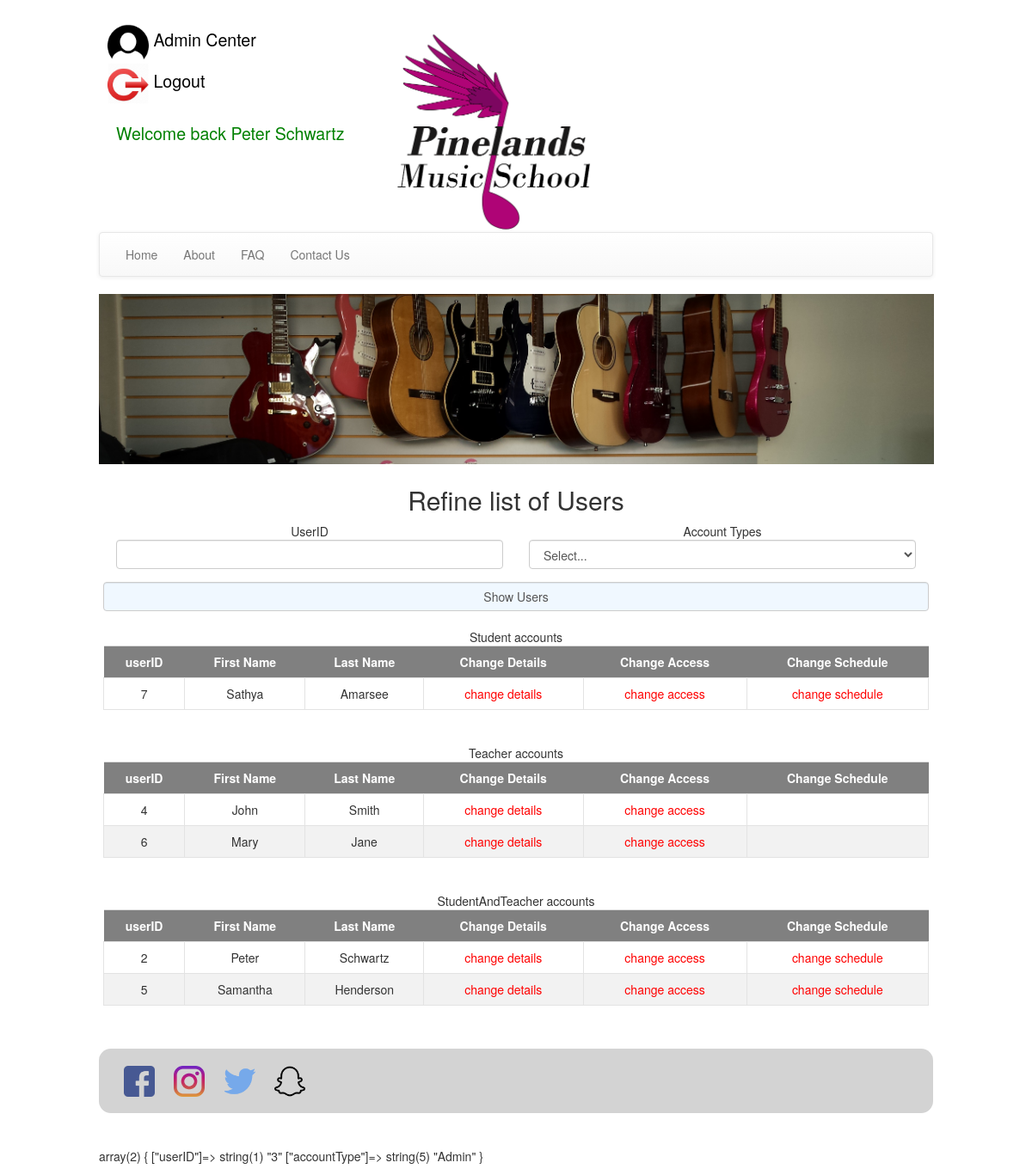
Before: /pages/change/changeAuth.php (signed in) with the older database file.
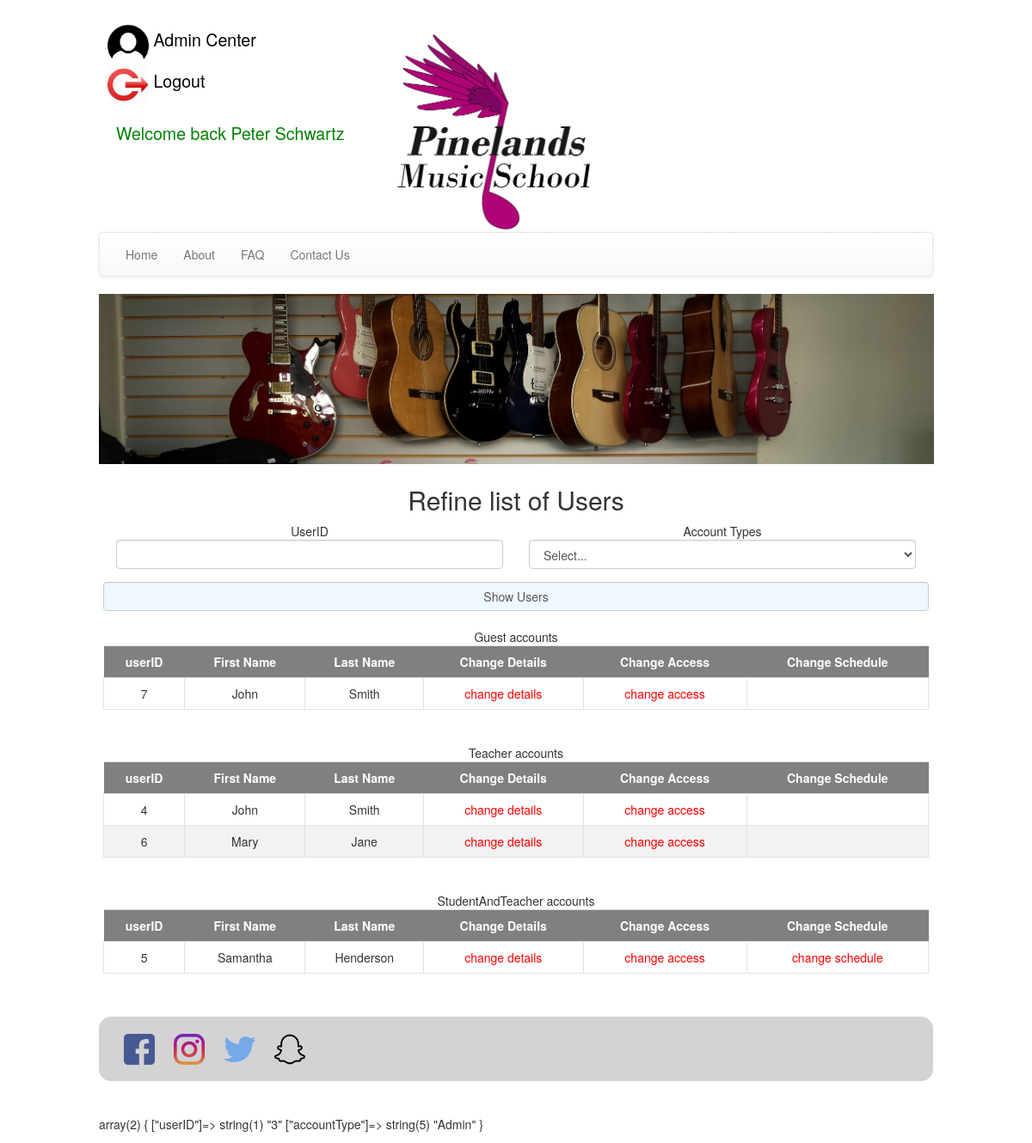
After: the same page with the newer database file.
### tables this page shows
CREATE TABLE `users` (
  `UserID` int(11) NOT NULL,
  `firstName` varchar(40) NOT NULL,
  `lastName` varchar(40) NOT NULL,
  `DOB` date NOT NULL,
  `gender` enum('Male','Female') NOT NULL,
  `facebookId` varchar(80) DEFAULT NULL,
  `email` varchar(80) NOT NULL,
  `password` varchar(64) NOT NULL,
  `salt` varchar(32) NOT NULL,
  `accountType` enum('Guest','Student','Teacher','StudentAndTeacher','Admin','Owner') NOT NULL DEFAULT 'Guest',
  `comCode` varchar(64) DEFAULT NULL,
  `parentName` varchar(100) DEFAULT NULL,
  `parentEmail` varchar(100) DEFAULT NULL
);

### pages/change/changeAuth.php (the view, shortened to what this page needs)
<?php
include "../../inc/header.php";
include "../../inc/nav.php";
echo "<div class='content changeAuth'>";
include "../searchUsers/searchUsers.php";
if (isset($_POST["userID"])){
    $userID = $_POST["userID"];
} else {
    $userID = null;
}
if (isset($_POST["accountType"])){
    $accountType = $_POST["accountType"];
} else {
    $accountType = null;
}
$column = array(
  'userID' => 'userID',
  'First Name' => 'firstName',
  'Last Name' => 'lastName'
);
if ($accountType != null){
    $accountTypes = array(
         0 => $accountType
    );
} else {
    $accountTypes = array(
        0 => "Guest",
        1 => "Student",
        2 => "Teacher",
        3 => "StudentAndTeacher",
    );
}
foreach ($accountTypes as $type) {
    if ($userID != null){
         $result= mysqli_query($con,"SELECT userID, firstName, lastName FROM users WHERE userID='$userID' and accountType='$type'");
    } else {
         $result= mysqli_query($con,"SELECT userID, firstName, lastName FROM users WHERE accountType='$type'");
    }
    if (mysqli_num_rows($result) > 0) {
        echo "$type accounts <br>";
        echo "<table class='table'><tr>";
        foreach ($column as $name => $col_name) {
          echo "<th>$name</th>";
        }
        echo "<th> Change Details </th>";
        echo "<th> Change Access </th>";
        echo "<th> Change Schedule </th> </tr>";
        while($row = mysqli_fetch_array($result)) {
          echo "<tr>";
          foreach ($column as $name => $col_name) {
            echo "<td>". $row[$col_name] . "</td>";
          }
          echo '<td><a href="../admin/adminModifyAccount.php?userID='.$row['userID'].'"><span class="changeAccess"> change details </span></a></td>';
          echo '<td><a href="../change/changeAuthProcess.php?userID='.$row['userID'].'"><span class="changeAccess"> change access </span></a></td>';
          if(($type !== "Admin") && ($type !== "Owner") && ($type !== "Guest") && ($type !== "Teacher"))
          {
            echo '<td><a href="../change/changeSchedule.php?userID='.$row['userID'].'"><span class="changeAccess"> change schedule </span></a></td></tr>';
          } else {
            echo '<td></td></tr>';
          }
        }
        echo "</table><br>";
    } else if (sizeof($accountTypes) == 1){
        echo "<h3> No users found. Search Again.";
    }
}
echo "</div>";
include "../../inc/footer.php";
?>

Changed rows visible on the page:
no longer on this page (row edited): users: UserID "2", firstName "Peter", lastName "Schwartz", shown under "StudentAndTeacher"
Other visible differences:
new list line: "Guest accounts userID First Name Last Name Change Details Change Access Change Schedule"
new list line: "7 John Smith"
list line gone: "Student accounts userID First Name Last Name Change Details Change Access Change Schedule"
list line gone: "7 Sathya Amarsee"
